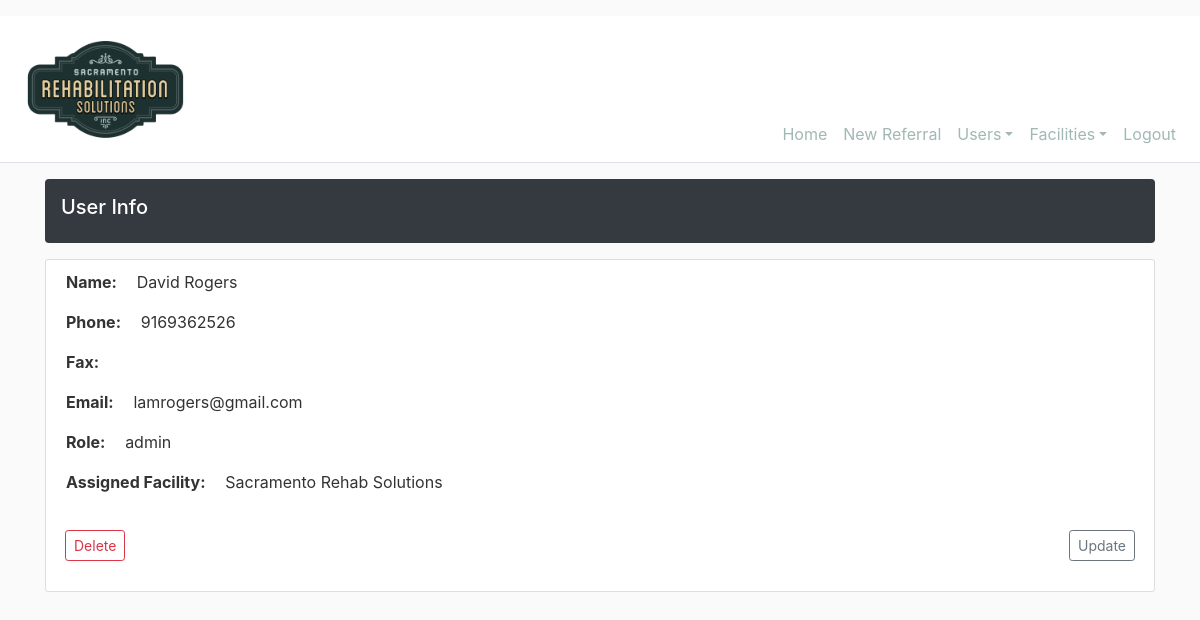
/user/2 (signed in), run on the app's committed database.
### srs_intake/models.py (models this page shows, shortened)
class User(db.Model, UserMixin):
    id = db.Column(db.Integer, primary_key=True, autoincrement=True)
    firstname = db.Column(db.String(20), nullable=True)
    lastname = db.Column(db.String(20), nullable=True)
    email = db.Column(db.String(120), unique=True, nullable=True)
    phone = db.Column(db.String(20), nullable=True)
    fax = db.Column(db.String(20), nullable=True)
    role = db.Column(db.String(20), nullable=True)
    password = db.Column(db.String(60), nullable=True)
    facility_id = db.Column(db.Integer, db.ForeignKey('facility.id'))

class Facility(db.Model):
    id = db.Column(db.Integer, primary_key=True, autoincrement=True)
    name = db.Column(db.String(50), nullable=True)
    address1 = db.Column(db.String(120), nullable=True)
    address2 = db.Column(db.String(120), nullable=True)
    city = db.Column(db.String(20), nullable=True)
    state = db.Column(db.String(2), nullable=True)
    zip_code = db.Column(db.String(10), nullable=True)
    source = db.Column(db.String(10), nullable=True)
    users = db.relationship('User', backref='facility_user', lazy=True)
    referrals = db.relationship('Referral', backref='facility_ref', lazy=True)

### srs_intake/users/routes.py (the view)
@users.route("/user/<int:user_id>")
@fresh_login_required
def user(user_id):
    user = User.query.get_or_404(user_id)
    return render_template('users/user.html', title="User Info", user=user)

### srs_intake/models.py (called while the page is built)
@login_manager.user_loader
def load_user(user_id):
    return User.query.get(int(user_id))

### srs_intake/templates/users/user.html (shortened to what this page needs)
{% extends "layout.html" %}
{% block content %}
    <div class="d-flex align-items-center p-3 my-3 text-white bg-dark rounded shadow-sm">
        <div class="lh-100">
            <h5 class="lh-100">
                {{ title }}
            </h5>
        </div>
    </div>
    <div class="row">
        <div class="col-md-12">
            <div class="content-section">
                <div class="form-group">
                    <div class="form-row">
                        <div class="form-group col-md-6">
                            <span class="font-weight-bold pr-3">Name: </span>{{ user.firstname }} {{ user.lastname }}
                        </div>
                    </div>
                    <div class="form-row">
                        <div class="form-group col-md-4">
                            <span class="font-weight-bold pr-3">Phone: </span>{{ user.phone }}
                        </div>
                    </div>
                    <div class="form-row">
                        <div class="form-group col-md-4">
                            <span class="font-weight-bold pr-3">Fax: </span>{{ user.fax }}
                        </div>
                    </div>
                    <div class="form-row">
                        <div class="form-group col-md-6">
                            <span class="font-weight-bold pr-3">Email: </span>{{ user.email }}
                        </div>
                    </div>
                    <div class="form-row">
                        <div class="form-group col-md-6">
                            <span class="font-weight-bold pr-3">Role: </span>{{ user.role }}
                        </div>
                    </div>
                    <div class="form-row">
                        <div class="form-group col-md-6">
                            <span class="font-weight-bold pr-3">Assigned Facility: </span>{{ user.facility_user.name }}
                        </div>
                    </div>
                </div>
                <div class="form-row d-flex justify-content-between">
                    <div class="form-group d-flex justify-content-start">
                        <button type="button" class="btn btn-outline-danger btn-sm m-1" data-toggle="modal" data-target="#deleteModal">Delete</button>
                    </div>
                    <div class="form-group d-flex justify-content-end">
                        <a class="btn btn-outline-secondary btn-sm m-1" href="{{ url_for('users.update_user',user_id=user.id) }}">Update</a>
                    </div>
                </div>
            </div>
        </div>
    </div>
{% endblock content %}

### srs_intake/static/css/main.css (style rules this page uses)
body { background: #fafafa; color: #333333; }
h1, h2, h3, h4, h5, h6 { color: #ffffff; }
.content-section { background: #ffffff; padding: 10px 20px; border: 1px solid #dddddd; border-radius: 3px; margin-bottom: 20px; }

### data on the page
User: firstname "David", lastname "Rogers", phone "9169362526", email "lamrogers@gmail.com", role "admin"
Facility: facility_user.name "Sacramento Rehab Solutions"

### other printed values
{{ title }} "User Info"
